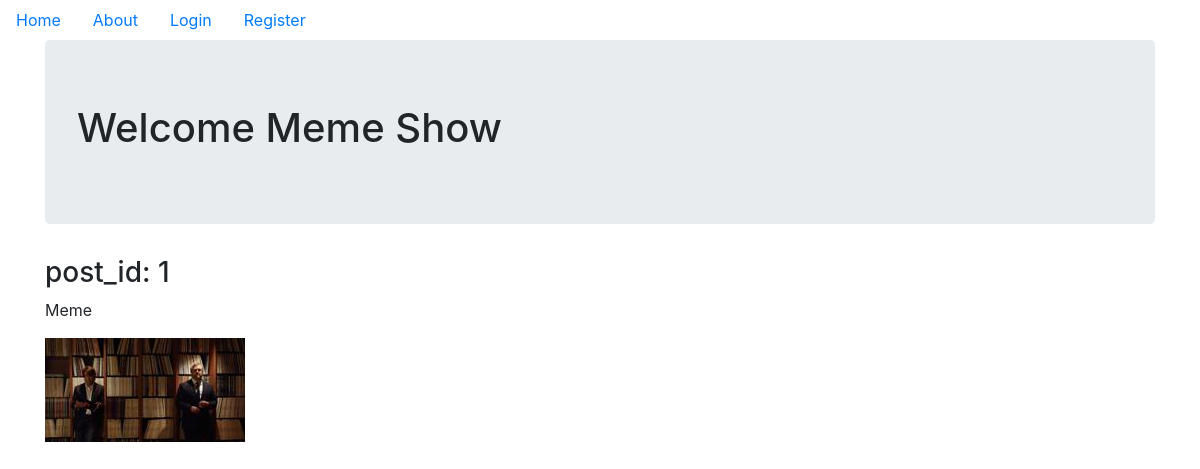
The page /1 on the database its author committed.
### mainproject/models.py (models this page shows, shortened)
class Meme(db.Model):
    users = db.relationship(User)
    id = db.Column(db.Integer,primary_key= True)
    user_id = db.Column(db.Integer, db.ForeignKey('users.id'),nullable = False)
    date = db.Column(db.DateTime,nullable=False, default = datetime.utcnow)
    meme_caption = db.Column(db.Text,nullable = False)
    meme_image = db.Column(db.String(128),nullable=False)
    def __repr__(self):
        return f"post_id: {self.id}"

### mainproject/memes/views.py (the view)
@meme_post.route('/<int:meme_post_id>')
def meme(meme_post_id):
    each_meme = Meme.query.get_or_404(meme_post_id)
    return render_template('meme_show.html',post = each_meme)

### mainproject/templates/meme_show.html
{% extends "base.html" %} {% block content %}
<div class="jumbotron">
    <h1>Welcome Meme Show</h1>
</div>
<h3>{{post}}</h3>
<p>{{post.meme_caption}}</p>
<img src="{{url_for('static',filename= 'memes/'+post.meme_image)}}" alt=""> {% endblock %}

### rows shown on the page
Meme: id "post_id: 1", meme_caption "Meme", meme_image (picture)
